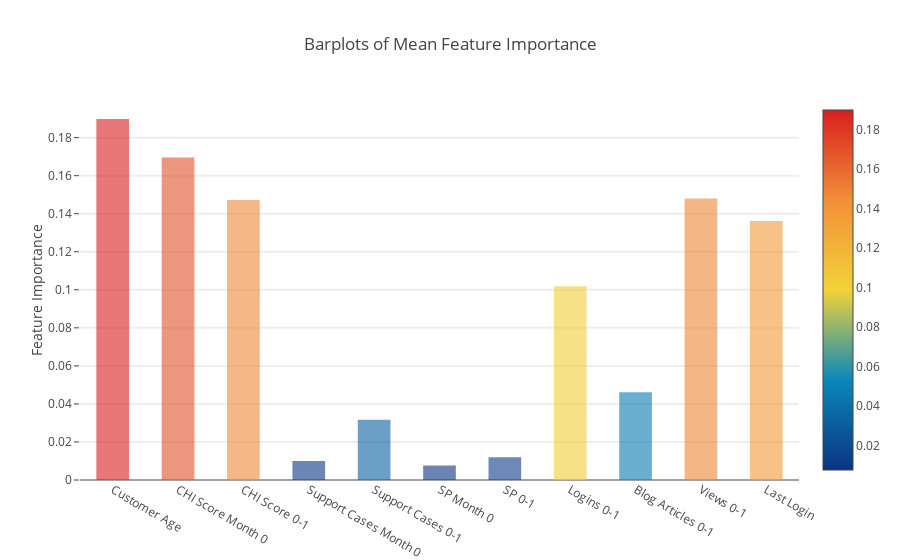

The notebook cell this image was saved under:
### Code cell
y = feature_dataframe['mean'].values
x = feature_dataframe['features'].values
data = [go.Bar(
            x= x,
             y= y,
            width = 0.5,
            marker=dict(
               color = feature_dataframe['mean'].values,
            colorscale='Portland',
            showscale=True,
            reversescale = False
            ),
            opacity=0.6
        )]

layout= go.Layout(
    autosize= True,
    title= 'Barplots of Mean Feature Importance',
    hovermode= 'closest',
#     xaxis= dict(
#         title= 'Pop',
#         ticklen= 5,
#         zeroline= False,
#         gridwidth= 2,
#     ),
    yaxis=dict(
        title= 'Feature Importance',
        ticklen= 5,
        gridwidth= 2
    ),
    showlegend= False
)
fig = go.Figure(data=data, layout=layout)
py.iplot(fig, filename='bar-direct-labels')

### Figure 1 — Plotly figure (JSON) as saved in the notebook; plotly's stock layout.template omitted (floating-point values rounded to 4 significant figures)
{"data": [{"marker": {"color": [0.1898, 0.1695, 0.1473, 0.01003, 0.03164, 0.007632, 0.012, 0.1019, 0.0461, 0.148, 0.1362], "colorscale": "Portland", "reversescale": false, "showscale": true}, "opacity": 0.6, "type": "bar", "width": 0.5, "x": ["Customer Age", "CHI Score Month 0", "CHI Score 0-1", "Support Cases Month 0", "Support Cases 0-1", "SP Month 0", "SP 0-1", "Logins 0-1", "Blog Articles 0-1", "Views 0-1", "Last Login"], "y": [0.1898, 0.1695, 0.1473, 0.01003, 0.03164, 0.007632, 0.012, 0.1019, 0.0461, 0.148, 0.1362]}], "layout": {"autosize": true, "hovermode": "closest", "showlegend": false, "title": "Barplots of Mean Feature Importance", "yaxis": {"gridwidth": 2, "ticklen": 5, "title": "Feature Importance"}}}
